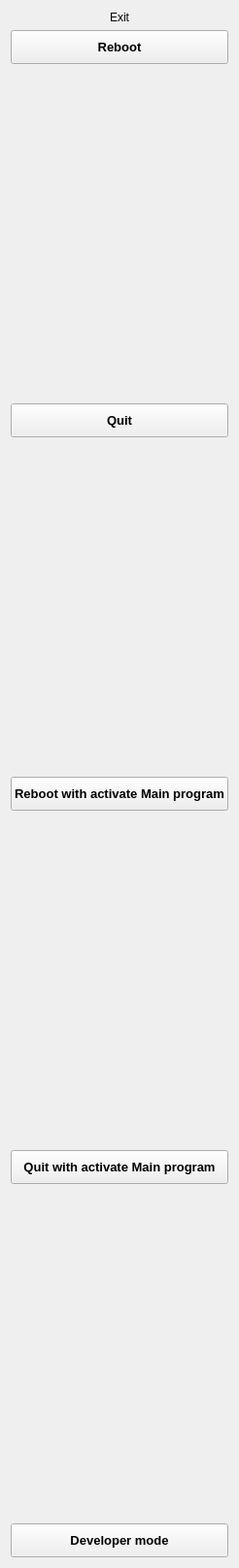
       <widget class="QWidget" name="exitPage">
        <layout class="QVBoxLayout" name="verticalLayout_12">
         <item>
          <widget class="QLabel" name="label_11">
           <property name="text">
            <string>Exit</string>
           </property>
           <property name="alignment">
            <set>Qt::AlignCenter</set>
           </property>
          </widget>
         </item>
         <item>
          <widget class="QPushButton" name="rebootButton">
           <property name="minimumSize">
            <size>
             <width>0</width>
             <height>35</height>
            </size>
           </property>
           <property name="font">
            <font>
             <pointsize>10</pointsize>
             <weight>75</weight>
             <bold>true</bold>
            </font>
           </property>
           <property name="focusPolicy">
            <enum>Qt::NoFocus</enum>
           </property>
           <property name="text">
            <string>Reboot</string>
           </property>
          </widget>
         </item>
         <item>
          <spacer name="verticalSpacer_16">
           <property name="orientation">
            <enum>Qt::Vertical</enum>
           </property>
           <property name="sizeHint" stdset="0">
            <size>
             <width>20</width>
             <height>344</height>
            </size>
           </property>
          </spacer>
         </item>
         <item>
          <widget class="QPushButton" name="quitButton">
           <property name="minimumSize">
            <size>
             <width>0</width>
             <height>35</height>
            </size>
           </property>
           <property name="font">
            <font>
             <pointsize>10</pointsize>
             <weight>75</weight>
             <bold>true</bold>
            </font>
           </property>
           <property name="focusPolicy">
            <enum>Qt::NoFocus</enum>
           </property>
           <property name="text">
            <string>Quit</string>
           </property>
          </widget>
         </item>
         <item>
          <spacer name="verticalSpacer_15">
           <property name="orientation">
            <enum>Qt::Vertical</enum>
           </property>
           <property name="sizeHint" stdset="0">
            <size>
             <width>20</width>
             <height>344</height>
            </size>
           </property>
          </spacer>
         </item>
         <item>
          <widget class="QPushButton" name="rebootWithActivateMainProgramButton">
           <property name="minimumSize">
            <size>
             <width>0</width>
             <height>35</height>
            </size>
           </property>
           <property name="font">
            <font>
             <pointsize>10</pointsize>
             <weight>75</weight>
             <bold>true</bold>
            </font>
           </property>
           <property name="focusPolicy">
            <enum>Qt::NoFocus</enum>
           </property>
           <property name="text">
            <string>Reboot with activate Main program</string>
           </property>
          </widget>
         </item>
         <item>
          <spacer name="verticalSpacer_17">
           <property name="orientation">
            <enum>Qt::Vertical</enum>
           </property>
           <property name="sizeHint" stdset="0">
            <size>
             <width>20</width>
             <height>344</height>
            </size>
           </property>
          </spacer>
         </item>
         <item>
          <widget class="QPushButton" name="quitWithActivateMainProgramButton">
           <property name="minimumSize">
            <size>
             <width>0</width>
             <height>35</height>
            </size>
           </property>
           <property name="font">
            <font>
             <pointsize>10</pointsize>
             <weight>75</weight>
             <bold>true</bold>
            </font>
           </property>
           <property name="focusPolicy">
            <enum>Qt::NoFocus</enum>
           </property>
           <property name="text">
            <string>Quit with activate Main program</string>
           </property>
          </widget>
         </item>
         <item>
          <spacer name="verticalSpacer_11">
           <property name="orientation">
            <enum>Qt::Vertical</enum>
           </property>
           <property name="sizeHint" stdset="0">
            <size>
             <width>20</width>
             <height>344</height>
            </size>
           </property>
          </spacer>
         </item>
         <item>
          <widget class="QPushButton" name="developerModeButton">
           <property name="minimumSize">
            <size>
             <width>0</width>
             <height>35</height>
            </size>
           </property>
           <property name="font">
            <font>
             <pointsize>10</pointsize>
             <weight>75</weight>
             <bold>true</bold>
            </font>
           </property>
           <property name="focusPolicy">
            <enum>Qt::NoFocus</enum>
           </property>
           <property name="text">
            <string>Developer mode</string>
           </property>
          </widget>
         </item>
        </layout>
       </widget>
